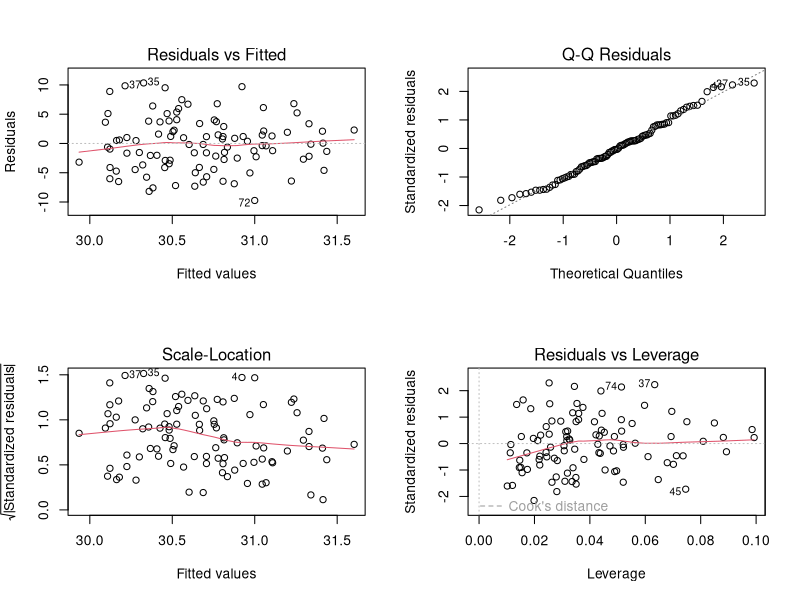
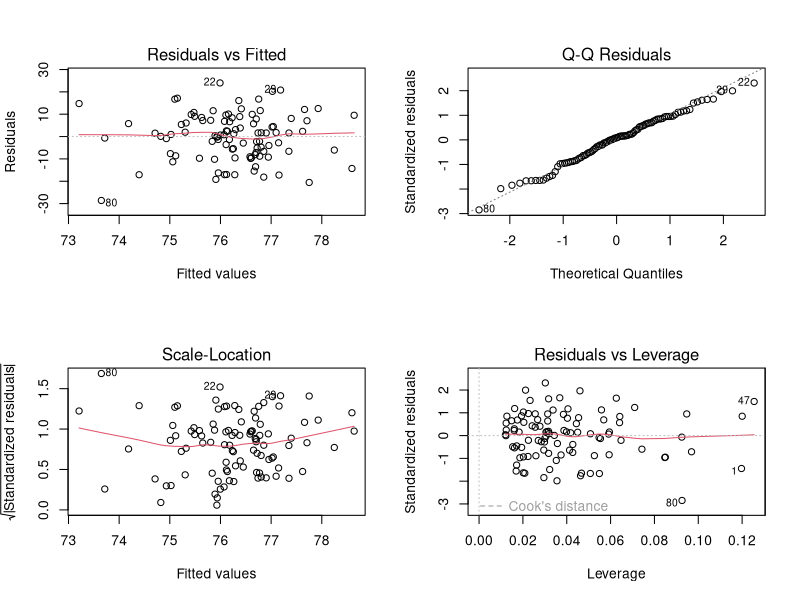

Recreate these plots in R, in order.
# R Code for introduction-to-multiple-linear-regression.qmd

#------------------------------
# ```{r, eval=FALSE}
#------------------------------

# Example in R
# Simulated data
set.seed(456)
data <- data.frame(
  Age = rnorm(100, mean = 50, sd = 10),
  Medication_Adherence = rnorm(100, mean = 75, sd = 10),
  Physiotherapy_Sessions = rnorm(100, mean = 20, sd = 5),
  Recovery_Time = rnorm(100, mean = 30, sd = 5)
)

# Multiple Linear Regression
fit <- lm(Recovery_Time ~ Age + Medication_Adherence + Physiotherapy_Sessions, data = data)
summary(fit)

# Residual Plots
par(mfrow = c(2, 2))
plot(fit)

#------------------------------
# ```{r, eval=FALSE}
#------------------------------

# Example in R
# Simulated data
set.seed(789)
data2 <- data.frame(
  Exercise_Frequency = rnorm(100, mean = 3, sd = 1),
  Diet_Quality = rnorm(100, mean = 7, sd = 2),
  Sleep_Duration = rnorm(100, mean = 8, sd = 1),
  Heart_Health_Index = rnorm(100, mean = 75, sd = 10)
)

# Multiple Linear Regression
fit2 <- lm(Heart_Health_Index ~ Exercise_Frequency + Diet_Quality + Sleep_Duration, data = data2)
summary(fit2)

# Residual Plots
par(mfrow = c(2, 2))
plot(fit2)